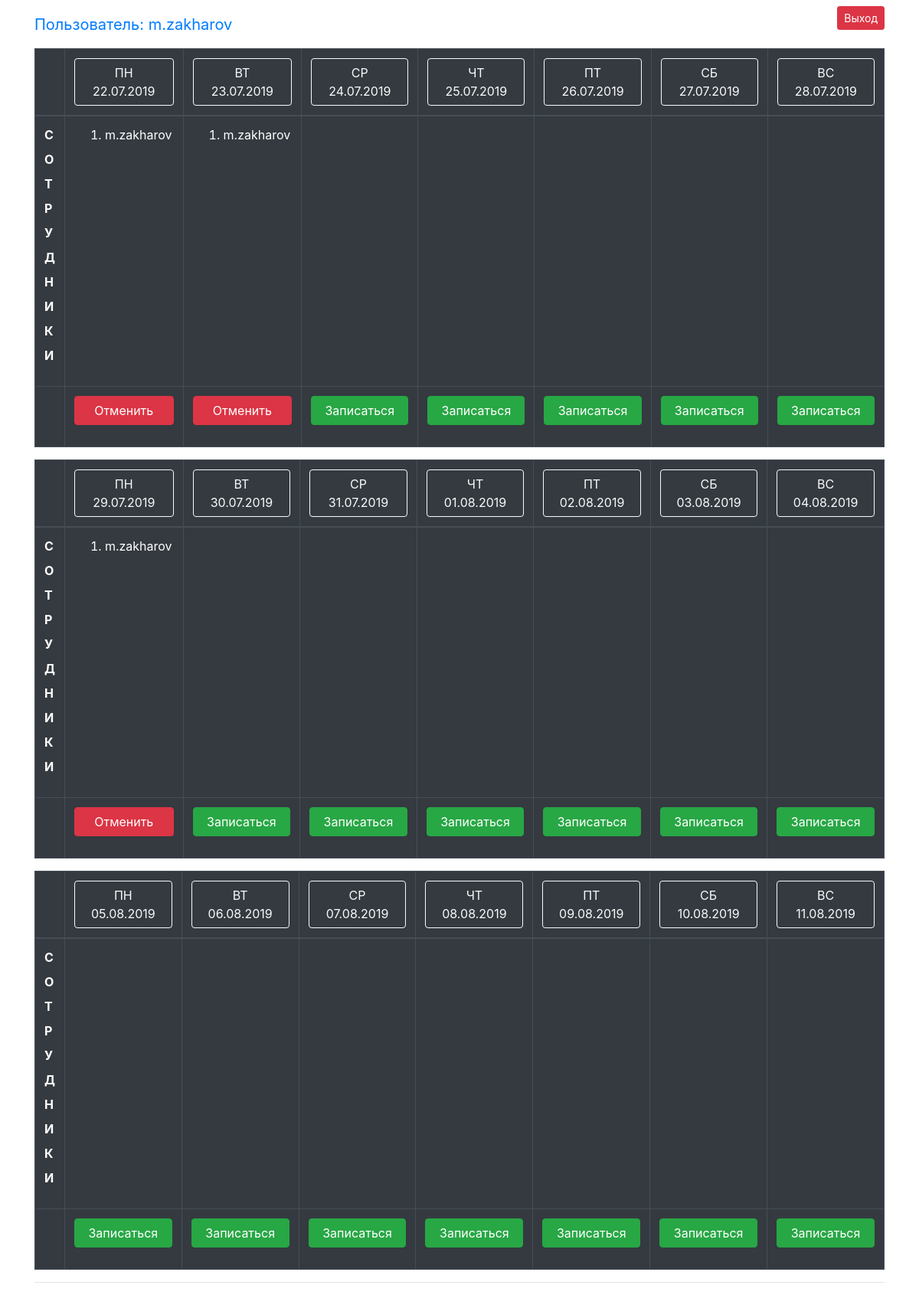
The page / (signed in) on the database as committed earlier.
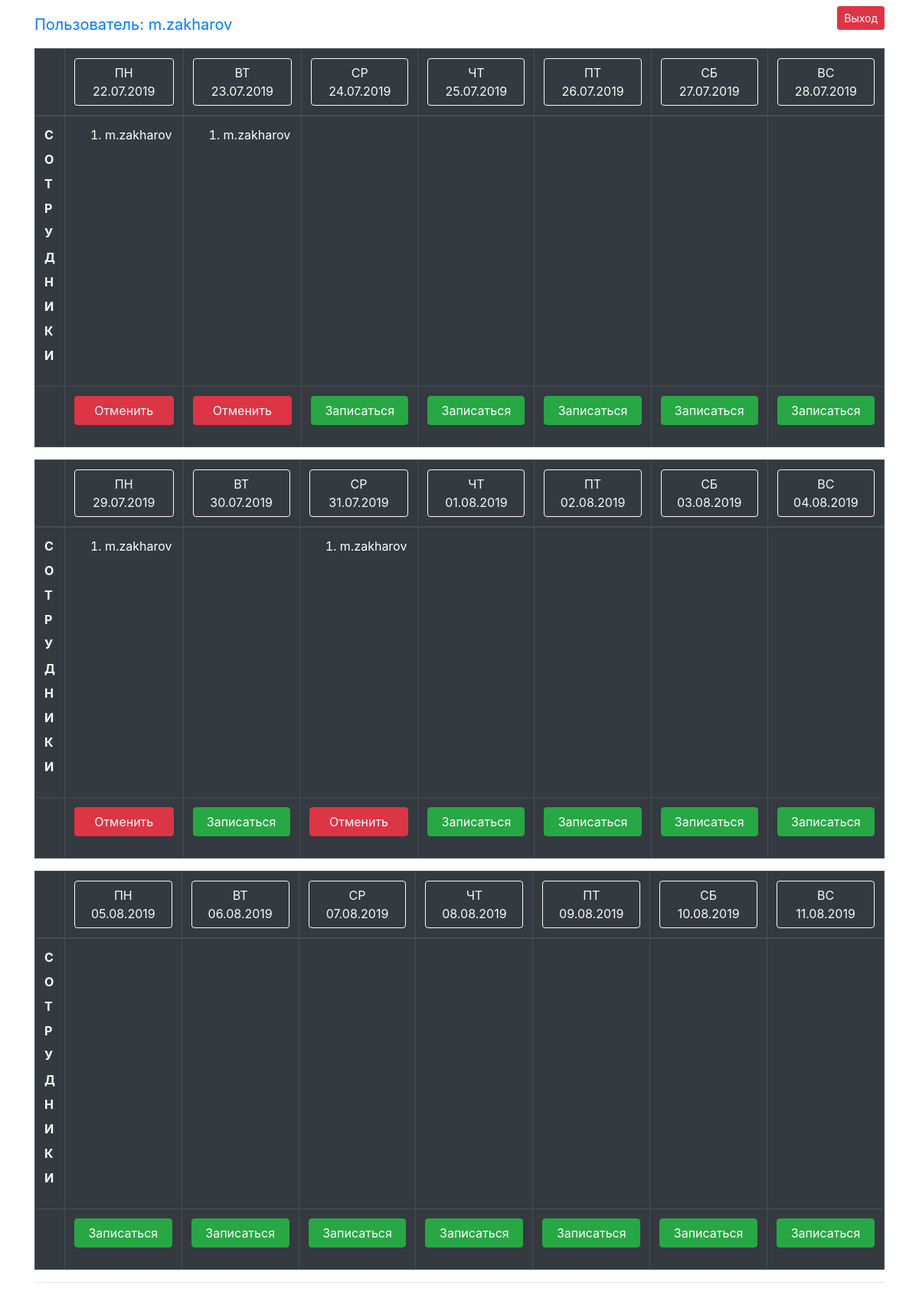
The same page on the database as committed later.
### booking/models.py (models this page shows)
class Booking(models.Model):
    title = models.CharField(max_length=64)
    day = models.DateField()
    user = models.ManyToManyField(settings.AUTH_USER_MODEL, blank=True, related_name='user_list')
    home = models.ManyToManyField(settings.AUTH_USER_MODEL, blank=True, related_name='home_list')
    vacant = models.ManyToManyField(settings.AUTH_USER_MODEL, blank=True, related_name='vacant_list')
    free_places = models.IntegerField(blank=True, validators=[MaxValueValidator(14)], default=14)
    class Meta:
        ordering = ['-day']

### booking/views.py (the view)
# urls.py: path('', index, name='index'),
@login_required
def index(request):
    template = loader.get_template('booking/index.html')
    first_date = datetime.date.today()
    weekday = datetime.datetime.now().weekday()
    weekdays = {0: 'ПН', 1: 'ВТ', 2: 'СР', 3: 'ЧТ', 4: 'ПТ', 5: 'СБ', 6: 'ВС'}
    first_week = []
    for i in range(0, 7):
        date = first_date + datetime.timedelta(days=i - weekday)
        title = f'{weekdays.get(i)} {date.strftime("%d.%m.%Y")}'
        book_object, status = Booking.objects.get_or_create(day=date, defaults={'title': title})
        first_week.append(book_object)
    week_list = [first_week]
    for count in range(0, 2):
        book_list = []
        for key in weekdays:
            date += datetime.timedelta(days=1)
            title = f'{weekdays.get(key)} {date.strftime("%d.%m.%Y")}'
            book_object, status = Booking.objects.get_or_create(day=date, defaults={'title': title})
            book_list.append(book_object)
        week_list.append(book_list)
    context = {'weeks': week_list}
    return HttpResponse(template.render(context, request))

### booking/templates/booking/index.html (shortened to what this page needs)
{% load staticfiles %}
<!DOCTYPE html>
<html lang="en">
<head>
    <link rel="stylesheet" href="{% static 'css/bootstrap.min.css' %}">
</head>
<body>
<div class="navbar navbar-inverse " role="navigation">
    <div class="container">
        {% if not request.user.is_authenticated %}
            <div class="navbar-header">
                <a class="navbar-brand" href="#">Гость</a>
            </div>
        {% else %}
            <div class="navbar-header">
                <a class="navbar-brand" href="#">Пользователь: {{ request.user }}</a>
            </div>
            <div class="align-content-center">
                <ul class="pull-right">
                    <a class="navbar-header" href='{% url 'logout' %}'><button type="button" class="btn btn-danger btn-sm">Выход</button></a>
                </ul>
            </div>
        {% endif %}
    </div>
</div>
<div class="container">
    {% for week in weeks %}
        <table class="table table-bordered table-dark" width="100%">
            <thead>
            <tr>
                <th width="2%" scope="col"></th>
                {% for object in week %}
                    <th width="14%" scope="col"><button type="button" class="btn btn-outline-light" data-toggle="modal" data-target="#detailModal-{{ object.id }}">{{ object.title }}</button></th>
                {% endfor %}
            </tr>
            </thead>
            <tbody>
            <tr>
                <th width="2%" scope="row">
                    <dl>
                        <dd>C</dd>
                        <dd>О</dd>
                        <dd>Т</dd>
                        <dd>Р</dd>
                        <dd>У</dd>
                        <dd>Д</dd>
                        <dd>Н</dd>
                        <dd>И</dd>
                        <dd>К</dd>
                        <dd>И</dd>
                    </dl>
                </th>
                {% for object in week %}
                    <td width="14%" onclick="send('#detailModal1')" scope="col">
                        <ol type="!">
                            {% for staff in object.user.all %}
                                <li>{{ staff.username }}</li>
                            {% endfor %}
                        </ol>
                    </td>
                {% endfor %}
            </tr>
            <tr>
                <th width="2%" scope="row"></th>
                {% for object in week %}
                    <td width="14%" scope="col">
                        {% if object.user.all.count < 14 and not user in object.user.all %}
                            <p><a class="btn btn-success btn-block" href="{% url 'reserve' str_date=object.day %}" role="button">Записаться</a></p>
                        {% elif user in object.user.all %}
                            <p><a class="btn btn-danger btn-block" href="{% url 'unreserve' str_date=object.day %}" role="button">Отменить</a></p>
                        {% elif object.user.all.count == 14 %}
                            <p><a class="btn btn-warning btn-block disabled" href="#" role="button">Зарезервировано</a></p>
                        {% endif %}
                    </td>
                {% endfor %}
            </tr>
            </tbody>
        </table>
    {% endfor %}
    <hr>
</div>
</body>
</html>

Rows that differ between the two databases and show on the page:
changed Booking "СР 31.07.2019": gains auth_user (user "m.zakharov", username "m.zakharov"); text "Записаться" → "Отменить"
